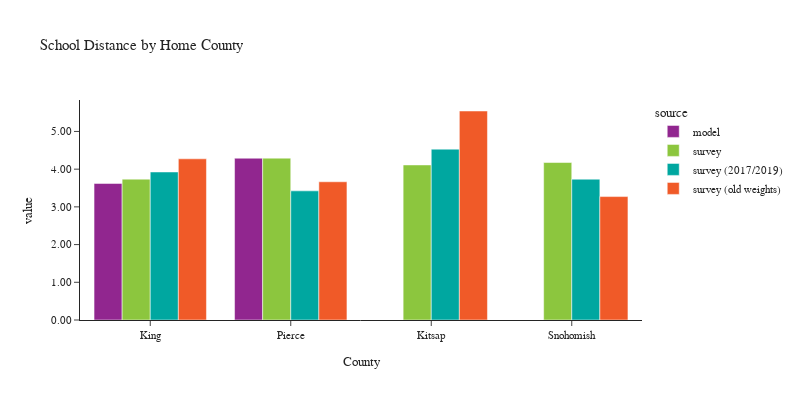

Here is the notebook cell this chart was saved with:
### Code cell
plot_school_location(df_students, 'CountyName_home', 'Home County', 'County')

### Figure 1 — Plotly figure (JSON) as saved in the notebook; plotly's stock layout.template omitted (floating-point values rounded to 4 significant figures)
{"data": [{"alignmentgroup": "True", "customdata": [[281605], [217206]], "hovertemplate": "source=model<br>CountyName_home=%{x}<br>value=%{y}<br>sample count=%{customdata[0]}<extra></extra>", "legendgroup": "model", "marker": {"color": "#91268F", "pattern": {"shape": ""}}, "name": "model", "offsetgroup": "model", "orientation": "v", "showlegend": true, "textposition": "auto", "type": "bar", "x": ["King", "Pierce"], "xaxis": "x", "y": [3.621, 4.291], "yaxis": "y"}, {"alignmentgroup": "True", "customdata": [[621], [56], [112], [108]], "hovertemplate": "source=survey<br>CountyName_home=%{x}<br>value=%{y}<br>sample count=%{customdata[0]}<extra></extra>", "legendgroup": "survey", "marker": {"color": "#8CC63E", "pattern": {"shape": ""}}, "name": "survey", "offsetgroup": "survey", "orientation": "v", "showlegend": true, "textposition": "auto", "type": "bar", "x": ["King", "Kitsap", "Pierce", "Snohomish"], "xaxis": "x", "y": [3.736, 4.112, 4.293, 4.176], "yaxis": "y"}, {"alignmentgroup": "True", "customdata": [[582], [57], [108], [110]], "hovertemplate": "source=survey (2017/2019)<br>CountyName_home=%{x}<br>value=%{y}<br>sample count=%{customdata[0]}<extra></extra>", "legendgroup": "survey (2017/2019)", "marker": {"color": "#00A7A0", "pattern": {"shape": ""}}, "name": "survey (2017/2019)", "offsetgroup": "survey (2017/2019)", "orientation": "v", "showlegend": true, "textposition": "auto", "type": "bar", "x": ["King", "Kitsap", "Pierce", "Snohomish"], "xaxis": "x", "y": [3.925, 4.531, 3.424, 3.734], "yaxis": "y"}, {"alignmentgroup": "True", "customdata": [[366], [15], [39], [31]], "hovertemplate": "source=survey (old weights)<br>CountyName_home=%{x}<br>value=%{y}<br>sample count=%{customdata[0]}<extra></extra>", "legendgroup": "survey (old weights)", "marker": {"color": "#F05A28", "pattern": {"shape": ""}}, "name": "survey (old weights)", "offsetgroup": "survey (old weights)", "orientation": "v", "showlegend": true, "textposition": "auto", "type": "bar", "x": ["King", "Kitsap", "Pierce", "Snohomish"], "xaxis": "x", "y": [4.274, 5.542, 3.665, 3.273], "yaxis": "y"}], "layout": {"barmode": "group", "font": {"size": 11}, "height": 400, "legend": {"title": {"text": "source"}, "tracegroupgap": 0}, "title": {"text": "School Distance by Home County"}, "width": 800, "xaxis": {"anchor": "y", "domain": [0.0, 1.0], "title": {"text": "County"}}, "yaxis": {"anchor": "x", "domain": [0.0, 1.0], "tickformat": ".2f", "title": {"text": "value"}}}}
